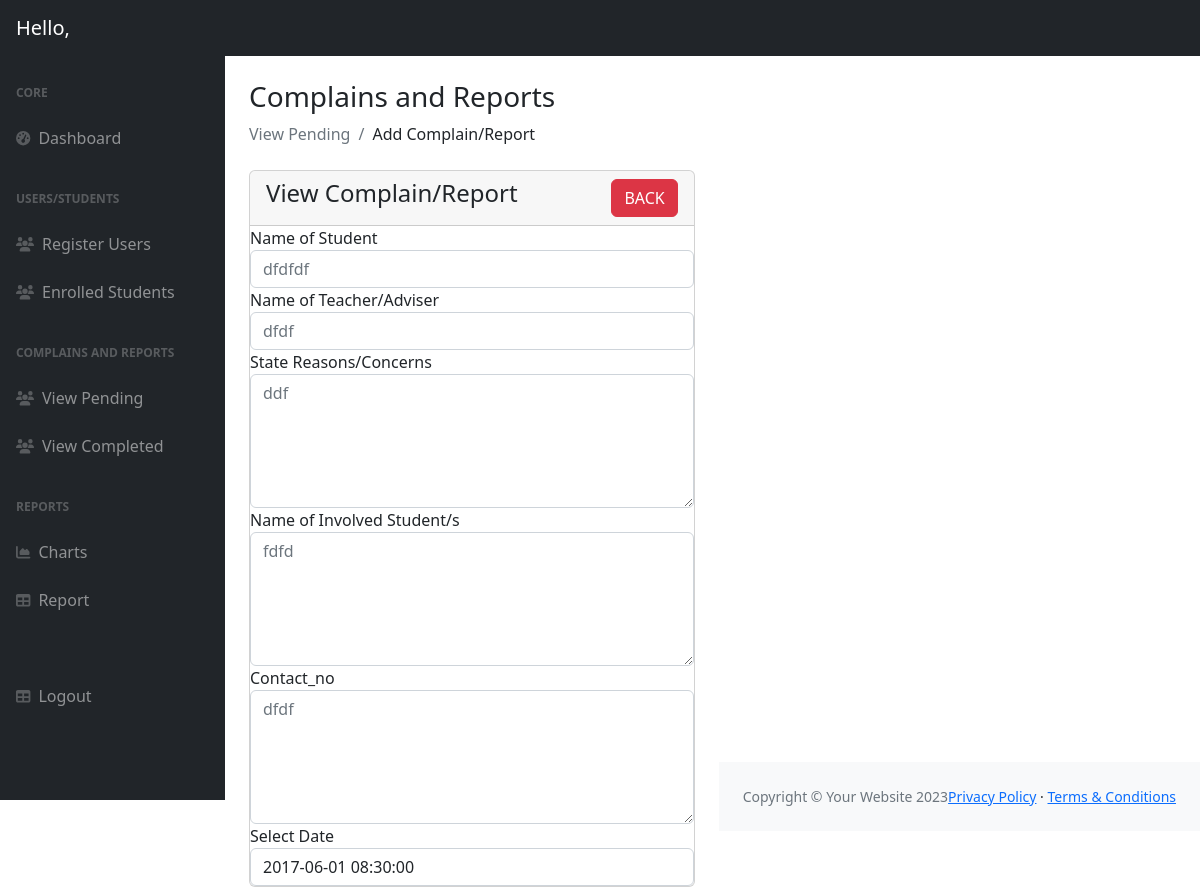
The page /admin/adminView_complain.php?id=115 on the database its author committed.
### tables this page shows
CREATE TABLE `student_report` (
  `report_no` int(11) NOT NULL,
  `report_id` varchar(100) NOT NULL,
  `user_id` varchar(20) NOT NULL,
  `n_student` varchar(50) NOT NULL,
  `teacher` varchar(50) NOT NULL,
  `reasons` varchar(500) NOT NULL,
  `involved_students` varchar(500) NOT NULL,
  `contact_no` text NOT NULL,
  `date_time` datetime DEFAULT NULL,
  `status` varchar(255) NOT NULL
);

### admin/adminView_complain.php (the view, shortened to what this page needs)
<?php
include('includes/header.php');
include('includes/sidebar.php');
?>
<div class="container-fluid px-4">
    <h3 class="mt-4">Complains and Reports</h3>
        <ol class="breadcrumb mb-4">
            <li class="breadcrumb-item active">View Pending</li>
            <li class="breadcrumb-item">Add Complain/Report</li>
        </ol>
        <div class="row">
              <div class="col-md-12">
                <div class="card">
                  <div class="card-header">
                      <h4>View Complain/Report
                        <a href="view_pending_report.php" class="btn btn-danger float-end">BACK</a>
                      </h4>
                  </div>
                  <?php
                    include('../connection/connection.php');
                    if (isset($_GET['id']))
                    {
                        $report_no =$_GET['id'];
                        $query = "SELECT * FROM `student_report` WHERE report_no='$report_no' ";
                        $query_run = mysqli_query($conn, $query);
                        if (mysqli_num_rows($query_run) > 0)
                        {
                        foreach($query_run as $query)
                        {
                           ?>
                            <form method="POST", action="",class="form-horizontal form-material mx-2">
                                    <div class="form-group">
                                        <label class="col-md-12">Name of Student</label>
                                        <div class="col-md-12">
                                            <input type="" name="n_student" placeholder="<?=$query['n_student'];?>"
                                                class="form-control">
                                        </div>
                                     </div>
                                    <div class="form-group">
                                        <label class="col-md-12">Name of Teacher/Adviser</label>
                                        <div class="col-md-12">
                                            <input type="" name="teacher" placeholder="<?=$query['teacher'];?>"
                                                class="form-control">
                                        </div>
                                     </div>
                                    <div class="form-group">
                                        <label class="col-md-12">State Reasons/Concerns</label>
                                        <div class="col-md-12">
                                            <textarea rows="5"  name="reasons" placeholder="<?=$query['reasons'];?>"  class="form-control form-control-line" ></textarea>
                                        </div>
                                    </div>
                                    <div class="form-group">
                                        <label class="col-md-12">Name of Involved Student/s</label>
                                        <div class="col-md-12">
                                            <textarea rows="5" required name="involved_students" placeholder="<?=$query['involved_students'];?>" class="form-control form-control-line" ></textarea>
                                        </div>
                                    </div>
                                    <div class="form-group">
                                        <label class="col-md-12">Contact_no</label>
                                        <div class="col-md-12">
                                            <textarea rows="5" required name="contact_no" placeholder="<?=$query['contact_no'];?>" class="form-control form-control-line" ></textarea>
                                        </div>
                                    </div>
                                    <div class="form-group">
                                        <label class="col-md-12">Select Date</label>
                                        <div class="col-md-12">
                                            <input type=""  name="date_time" value="<?=$query['date_time'];?>"
                                                class="form-control form-control-line">
                                        </div>
                                    </div>
                            </form>
                            <?php
                        }
                        }
                        else
                        {
                            ?>
                                <h4>No Record found</h4>
                            <?php
                        }
                    }
                    ?>
                    </div>
                </div>
              </div>
        </div>
</div>
<?php
include('includes/footer.php');
include('includes/scripts.php');
?>

### rows shown on the page
student_report: n_student "dfdfdf", teacher "dfdf", reasons "ddf", involved_students "fdfd", contact_no "dfdf", date_time "2017-06-01 08:30:00"
